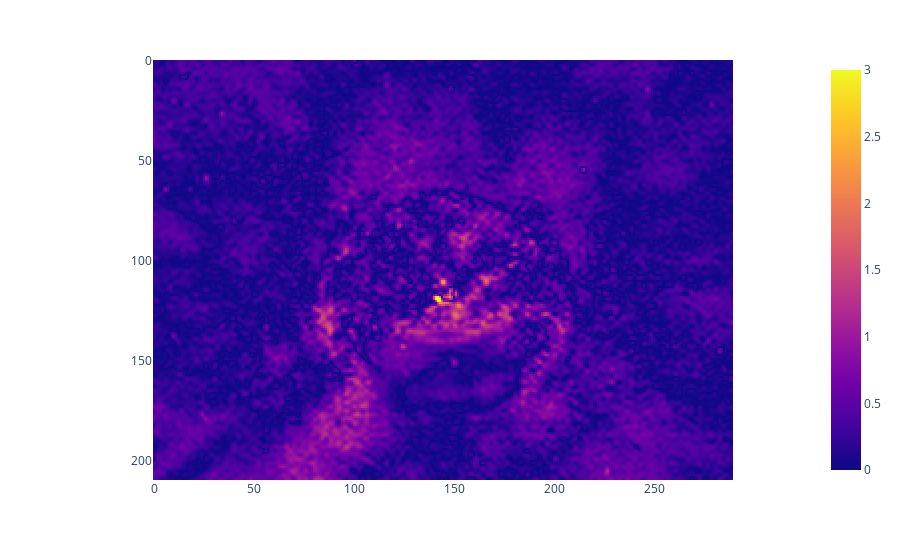

Notebook code for this chart:
### Code cell
# Calculate chi

chi_map, chi_rate = chi(
    reference_image=dcm,
    comparison_image=film,
    doseTA=3,
    distTA=2,
    threshold=10
)

print(chi_rate)
px.imshow(chi_map, zmax=3)

### Figure 1 — Plotly figure (JSON) as saved in the notebook; plotly's stock layout.template omitted (floating-point values rounded to 4 significant figures; data arrays with more than 128 entries replaced by an {"elided": "..."} marker saying what was removed)
{"data": [{"coloraxis": "coloraxis", "hovertemplate": "x: %{x}<br>y: %{y}<br>color: %{z}<extra></extra>", "name": "0", "type": "heatmap", "xaxis": "x", "yaxis": "y", "z": {"elided": "210x290 float values"}}], "layout": {"coloraxis": {"cmax": 3, "cmin": 5.831e-06, "colorscale": [[0, "#0d0887"], [0.1111, "#46039f"], [0.2222, "#7201a8"], [0.3333, "#9c179e"], [0.4444, "#bd3786"], [0.5556, "#d8576b"], [0.6667, "#ed7953"], [0.7778, "#fb9f3a"], [0.8889, "#fdca26"], [1, "#f0f921"]]}, "margin": {"t": 60}, "xaxis": {"anchor": "y", "constrain": "domain", "domain": [0, 1], "scaleanchor": "y"}, "yaxis": {"anchor": "x", "autorange": "reversed", "constrain": "domain", "domain": [0, 1]}}}
